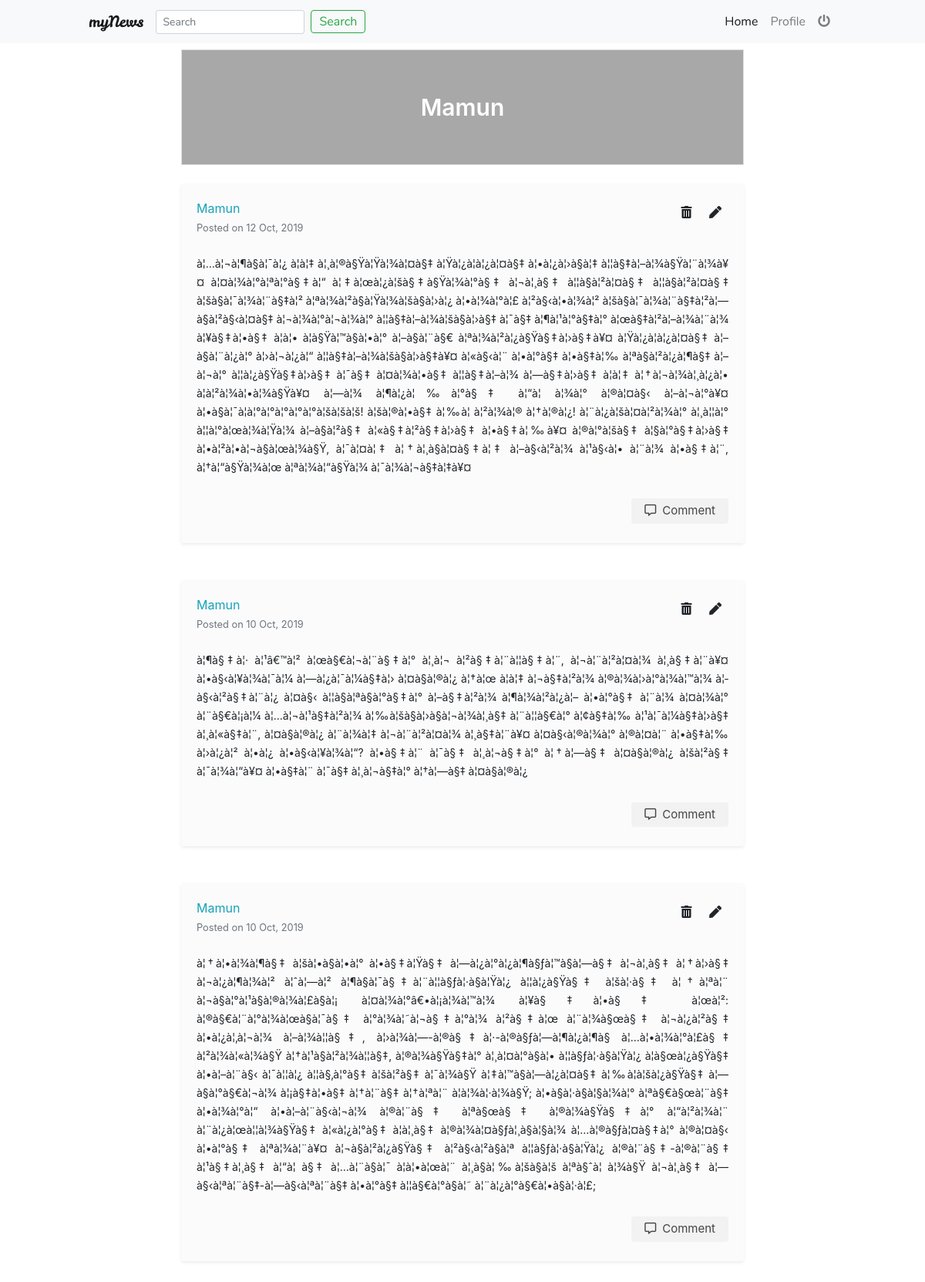
Screenshot of /views/profile.php (signed in) with the database file from the repository.
### tables this page shows
CREATE TABLE `users` (
  `user_id` int(11) NOT NULL,
  `user_name` varchar(50) NOT NULL,
  `user_email` varchar(50) NOT NULL,
  `user_password` varchar(150) NOT NULL
);

CREATE TABLE `posts` (
  `post_id` int(11) NOT NULL,
  `user_id` int(100) NOT NULL,
  `post_time` timestamp NOT NULL DEFAULT CURRENT_TIMESTAMP,
  `content` text NOT NULL
);

### views/profile.php (the view, shortened to what this page needs)
<?php
    if($_SESSION['userId']){
        $sessionId = $_SESSION['userId'];
        include('../db/connect.php');
        $logged_user_name = "";
        $select_user = "SELECT * FROM users WHERE user_id='$sessionId'";
        $result = mysqli_query($conn, $select_user);
        while ($row = mysqli_fetch_array($result)){
           $logged_user_name = $row['user_name'];
        }
    }else{
        header('location: ../index.php');
    }
?>
<?php include('../templete/head.php'); ?>
<?php include('../views/navbar.php'); ?>
<div class="container">
    <div class="row mb-4">
        <div class="col-12 col-lg-8 m-auto">
            <div class="card cover-card">
                <div class="card-body">
                    <div class="flex-center flex-colum">
                        <h1 class="text-capitalize mb-0"><?php echo $logged_user_name; ?></h1>
                    </div>
                </div>
            </div>
        </div>
    </div>
        <div class="row custom-post">
        <div class="col-12 col-lg-8 m-auto">
            <?php
                include('../db/connect.php');
                $select_posts = "SELECT * FROM posts JOIN users ON posts.user_id=users.user_id  WHERE posts.user_id='$sessionId' ORDER BY post_id DESC";
                $result = mysqli_query($conn, $select_posts);
                while ($row = mysqli_fetch_array($result)){
            ?>
            <div class="card shadow-sm mb-4 mb-lg-5">
                <div class="card-body pb-0">
                    <div class="custom-user">
                        <div class="d-flex">
                            <div>
                                <p class="text-capitalize text-info mb-0"><?php echo $row['user_name']; ?></p>
                                <small class="text-muted">Posted on <?php echo date("d M, Y", strtotime($row['post_time'])); ?></small>
                            </div>
                            <div class="ml-auto">
                                <a href="../templete/delete-post.php?id=<?php echo $row['post_id']; ?>" class="btn custom-btn px-2 py-1 rounded-circle"><i class="fas fa-trash-alt"></i></a>
                                <a href="./edit-post.php?id=<?php echo $row['post_id']; ?>" class="btn custom-btn px-2 py-1 rounded-circle"><i class="fas fa-pen"></i></a>
                            </div>
                        </div>
                    </div>
                    <div class="custom-user-post pt-4">
                        <p><?php echo $row['content']; ?></p>
                    </div>
                </div>
                <div class="card-footer border-0">
                    <div class="d-flex">
                        <div class="ml-auto">
                        <a href="./comment.php?id=<?php echo $row['post_id']; ?>" class="btn shadow-none px-3 py-1 float-right"><i class="far fa-comment-alt mr-2"></i>Comment</a>
                        </div>
                    </div>
                </div>
            </div>
            <?php
            }
            ?>
        </div>
    </div>
</div>
<?php include('../templete/footer.php'); ?>

### css/global.css (style rules this page uses)
.flex-center { display: -webkit-box; display: -webkit-flex; display: -ms-flexbox; display: flex; -webkit-box-pack: center; -moz-box-pack: center; -webkit-justify-content: center; justify-content: center; -ms-flex-pack: center; justify-content: center; -webkit-box-align: center; -moz-box-align: center; -webkit-align-items: center; align-items: center; -ms-flex-align: center; align-items: center; height: 100%; }

### css/timeline.css (style rules this page uses)
.custom-post .card { border: 0; background: #dfdfdf23; }
.custom-post .card .custom-user-post p { text-align: justify; text-justify: inter-word; font-size: 14px; line-height: 1.5rem; }
.custom-post .card-footer { background: none; padding-bottom: 25px; }
.custom-post .card-footer .btn { color: #444444; background: #dfdfdf59; font-size: 15px; }
@media (min-width: 576px) { .custom-post .card { border-radius: 3px; } }

### css/profile.css (style rules this page uses)
.cover-card { width: 100%; height: 150px; border-radius: 0px; background: url('../assets/cover.jpg'); background-size: cover; background-repeat: no-repeat; background-position: center center; }
.cover-card .card-body { background: #00000057; }
.cover-card h1 { color: #ffffff; font-weight: 600; }
@media (min-width: 576px) { .cover-card h1 { font-size: 30px; } }

### rows the page displays
users: user_name "Mamun"
posts: user.user_name "Mamun", post_time "12 Oct, 2019", content "à¦…à¦¬à¦¶à§à¦¯à¦¿ à¦à¦‡ à¦¸à¦®à§Ÿà¦Ÿà¦¾à¦¤à§‡ à¦Ÿà¦¿à¦­à¦¿à¦¤à§‡ à¦•à¦¿à¦›à§à¦‡ à¦¦à§‡à¦–à¦¾à§Ÿà¦¨à¦¾à¥¤ à¦¤à¦¾à¦°à¦ªà¦°à§‡à¦“ à¦‡à¦œà¦¿à¦šà§‡à§Ÿà¦¾à¦°à§‡ à¦¬à¦¸à§‡ à¦¦à§à¦²à¦¤à§‡ à¦¦à§à¦²à¦¤à§‡ à¦šà§à¦¯à¦¾à¦¨à§‡à¦² à¦ªà¦¾à¦²à§à¦Ÿà¦¾à¦šà§à¦›à¦¿ à¦•à¦¾à¦°à¦£ à¦²à§‹à¦•à¦¾à¦² à¦šà§à¦¯à¦¾à¦¨à§‡à¦²à¦—à§à¦²à§‹à¦¤à§‡ à¦¬à¦¾à¦°à¦¬à¦¾à¦° à¦¦à§‡à¦–à¦¾à¦šà§à¦›à§‡ à¦¯à§‡ à¦¶à¦¹à¦°à§‡à¦° à¦œà§‡à¦²à¦–à¦¾à¦¨à¦¾ à¦¥à§‡à¦•à§‡ à¦à¦• à¦­à§Ÿà¦™à§à¦•à¦° à¦–à§à¦¨à§€ à¦ªà¦¾à¦²à¦¿à§Ÿà§‡à¦›à§‡à¥¤ à¦Ÿà¦¿à¦­à¦¿à¦¤à§‡ à¦–à§à¦¨à¦¿à¦° à¦›à¦¬à¦¿à¦“ à¦¦à§‡à¦–à¦¾à¦šà§à¦›à§‡à¥¤ à¦«à§‹à¦¨ à¦•à¦°à§‡ à¦•à§‡à¦‰ à¦ªà§à¦²à¦¿à¦¶à§‡ à¦–à¦¬à¦° à¦¦à¦¿à§Ÿà§‡à¦›à§‡ à¦¯à§‡ à¦¤à¦¾à¦•à§‡ à¦¦à§‡à¦–à¦¾ à¦—à§‡à¦›à§‡ à¦à¦‡…"
posts: user.user_name "Mamun", post_time "10 Oct, 2019", content "à¦¶à§‡à¦· à¦¹â€™à¦² à¦œà§€à¦¬à¦¨à§‡à¦° à¦¸à¦¬ à¦²à§‡à¦¨à¦¦à§‡à¦¨, à¦¬à¦¨à¦²à¦¤à¦¾ à¦¸à§‡à¦¨à¥¤ à¦•à§‹à¦¥à¦¾à¦¯à¦¼ à¦—à¦¿à¦¯à¦¼à§‡à¦› à¦¤à§à¦®à¦¿ à¦†à¦œ à¦à¦‡ à¦¬à§‡à¦²à¦¾ à¦®à¦¾à¦›à¦°à¦¾à¦™à¦¾ à¦­à§‹à¦²à§‡à¦¨à¦¿ à¦¤à§‹ à¦¦à§à¦ªà§à¦°à§‡à¦° à¦–à§‡à¦²à¦¾ à¦¶à¦¾à¦²à¦¿à¦– à¦•à¦°à§‡ à¦¨à¦¾ à¦¤à¦¾à¦° à¦¨à§€à¦¡à¦¼ à¦…à¦¬à¦¹à§‡à¦²à¦¾ à¦‰à¦šà§à¦›à§à¦¬à¦¾à¦¸à§‡ à¦¨à¦¦à§€à¦° à¦¢à§‡à¦‰ à¦¹à¦¯à¦¼à§‡à¦›à§‡ à¦¸à¦«à§‡à¦¨, à¦¤à§à¦®à¦¿ à¦¨à¦¾à¦‡ à¦¬à¦¨à¦²à¦¤à¦¾ à¦¸à§‡à¦¨à¥¤ à¦¤à§‹à¦®à¦¾à¦° à¦®à¦¤à¦¨ à¦•à§‡à¦‰ à¦›à¦¿à¦² à¦•à¦¿ à¦•à§‹à¦¥à¦¾à¦“? à¦•à§‡à¦¨ à¦¯à§‡ à¦¸à¦¬à§‡à¦° à¦†à¦—à§‡ à¦¤à§à¦®à¦¿ à¦šà¦²à§‡ à¦¯à¦¾à¦“à¥¤ à¦•à§‡à¦¨ à¦¯à§‡ à¦¸à¦¬à§‡à¦° à¦†à¦—à§‡ à¦¤à§à¦®à¦¿"
posts: user.user_name "Mamun", post_time "10 Oct, 2019", content "à¦†à¦•à¦¾à¦¶à§‡ à¦šà¦•à§à¦•à¦° à¦•à§‡à¦Ÿà§‡ à¦—à¦¿à¦°à¦¿à¦¶à§ƒà¦™à§à¦—à§‡ à¦¬à¦¸à§‡ à¦†à¦›à§‡ à¦¬à¦¿à¦¶à¦¾à¦² à¦ˆà¦—à¦² à¦¶à§à¦¯à§‡à¦¨à¦¦à§ƒà¦·à§à¦Ÿà¦¿ à¦¦à¦¿à§Ÿà§‡ à¦šà¦·à§‡ à¦†à¦ªà¦¨ à¦¬à§à¦°à¦¹à§à¦®à¦¾à¦£à§à¦¡ à¦¤à¦¾à¦°â€•à¦¡à¦¾à¦™à¦¾ à¦¥à§‡à¦•à§‡ à¦œà¦²: à¦®à§€à¦¨à¦°à¦¾à¦œà§à¦¯à§‡ à¦°à¦¾à¦˜à¦¬à§‡à¦°à¦¾ à¦²à§‡à¦œ à¦¨à¦¾à§œà§‡ à¦¬à¦¿à¦²à§‡ à¦•à¦¿à¦‚à¦¬à¦¾ à¦–à¦¾à¦¦à§‡, à¦›à¦¾à¦—-à¦®à§‡à¦·-à¦®à§ƒà¦—à¦¶à¦¿à¦¶à§ à¦…à¦•à¦¾à¦°à¦£à§‡ à¦²à¦¾à¦«à¦¾à§Ÿ à¦†à¦¹à§à¦²à¦¾à¦¦à§‡, à¦®à¦¾à§Ÿà§‡à¦° à¦¸à¦¤à¦°à§à¦• à¦¦à§ƒà¦·à§à¦Ÿà¦¿ à¦à§œà¦¿à§Ÿà§‡ à¦•à¦–à¦¨à§‹ à¦¯à¦¦à¦¿ à¦¦à§‚à¦°à§‡ à¦šà¦²à§‡ à¦¯à¦¾à§Ÿ à¦‡à¦™à§à¦—à¦¿à¦¤à§‡ à¦‰à¦à¦šà¦¿à§Ÿà§‡ à¦—à§à¦°à§€à¦¬à¦¾ à¦¡à§‡à¦•à§‡ à¦†à¦¨à§‡ à¦†à¦ªà¦¨…"
